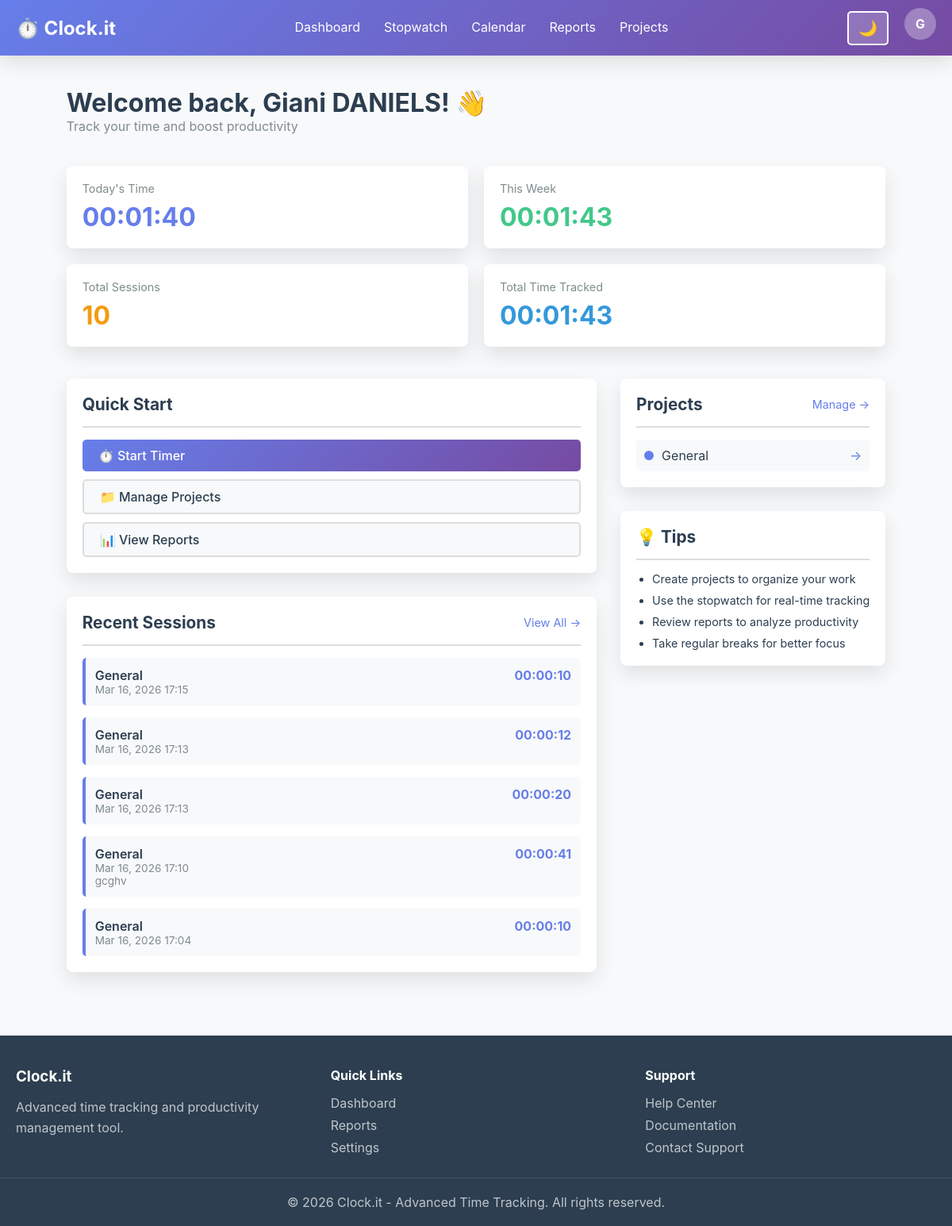
The app's page /dashboard.php (signed in) with its own data.
### tables this page shows
CREATE TABLE users (
                id INTEGER PRIMARY KEY AUTOINCREMENT,
                email TEXT UNIQUE NOT NULL,
                password_hash TEXT NOT NULL,
                full_name TEXT,
                created_at DATETIME DEFAULT CURRENT_TIMESTAMP,
                updated_at DATETIME DEFAULT CURRENT_TIMESTAMP,
                is_admin INTEGER DEFAULT 0,
                theme TEXT DEFAULT 'light',
                notifications_enabled INTEGER DEFAULT 1
            );

CREATE TABLE time_sessions (
                id INTEGER PRIMARY KEY AUTOINCREMENT,
                user_id INTEGER NOT NULL,
                project_id INTEGER,
                start_time DATETIME NOT NULL,
                end_time DATETIME,
                duration_seconds INTEGER,
                description TEXT,
                notes TEXT,
                created_at DATETIME DEFAULT CURRENT_TIMESTAMP,
                FOREIGN KEY(user_id) REFERENCES users(id) ON DELETE CASCADE,
                FOREIGN KEY(project_id) REFERENCES projects(id) ON DELETE SET NULL
            );

CREATE TABLE projects (
                id INTEGER PRIMARY KEY AUTOINCREMENT,
                user_id INTEGER NOT NULL,
                name TEXT NOT NULL,
                description TEXT,
                color TEXT DEFAULT '#667eea',
                is_active INTEGER DEFAULT 1,
                created_at DATETIME DEFAULT CURRENT_TIMESTAMP,
                FOREIGN KEY(user_id) REFERENCES users(id) ON DELETE CASCADE
            );

### dashboard.php (the view, shortened to what the rows shown need)
<?php
require_once 'config/init.php';
$user = getCurrentUser();
$userId = $_SESSION['user_id'];
$db = Database::getInstance();
$projects = $db->fetchAll(
    "SELECT * FROM projects WHERE user_id = ? AND is_active = 1 ORDER BY name",
    [$userId]
);
$recentSessions = $db->fetchAll(
    "SELECT ts.*, p.name as project_name FROM time_sessions ts
     LEFT JOIN projects p ON ts.project_id = p.id
     WHERE ts.user_id = ?
     ORDER BY ts.start_time DESC LIMIT 5",
    [$userId]
);
$userName = $user && $user['full_name'] ? htmlspecialchars($user['full_name']) : (isset($user['email']) ? explode('@', $user['email'])[0] : 'User');
?>
<?php HTMLHelper::renderHeader('Dashboard', $user); ?>
<body class="<?php echo $user['theme'] === 'dark' ? 'dark-theme' : 'light-theme'; ?>">
    <?php HTMLHelper::renderNavigation('dashboard', $user); ?>
    <div class="container">
        <div style="margin-bottom: 40px;">
            <h1>Welcome back, <?php echo $userName; ?>! 👋</h1>
            <p class="text-muted">Track your time and boost productivity</p>
        </div>
        <div style="display: grid; grid-template-columns: 2fr 1fr; gap: 30px; margin-bottom: 40px;">
            <div>
                <div class="card">
                    <div class="card-body">
                        <?php if (empty($recentSessions)): ?>
                            <p class="text-muted" style="text-align: center; padding: 20px 0;">No sessions yet. Start tracking!</p>
                        <?php else: ?>
                            <div style="display: flex; flex-direction: column; gap: 15px;">
                                <?php foreach ($recentSessions as $session): ?>
                                    <div style="padding: 12px; border-radius: 5px; background: var(--bg-secondary); border-left: 4px solid #667eea;">
                                        <div style="display: flex; justify-content: space-between; align-items: start;">
                                            <div>
                                                <div style="font-weight: 600;">
                                                    <?php echo htmlspecialchars($session['project_name'] ?? 'Untitled'); ?>
                                                </div>
                                                <div class="text-muted" style="font-size: 0.85rem;">
                                                    <?php echo formatDateTime($session['start_time']); ?>
                                                </div>
                                                <?php if ($session['description']): ?>
                                                    <div class="text-muted" style="font-size: 0.85rem;">
                                                        <?php echo htmlspecialchars($session['description']); ?>
                                                    </div>
                                                <?php endif; ?>
                                            </div>
                                            <div style="text-align: right; font-weight: bold; color: #667eea;">
                                                <?php echo formatDuration($session['duration_seconds'] ?? 0); ?>
                                            </div>
                                        </div>
                                    </div>
                                <?php endforeach; ?>
                            </div>
                        <?php endif; ?>
                    </div>
                </div>
            </div>
            <div>
                <div class="card mb-30">
                    <div class="card-body">
                        <?php if (empty($projects)): ?>
                            <p class="text-muted" style="text-align: center; padding: 20px 0;">No projects yet</p>
                        <?php else: ?>
                            <div style="display: flex; flex-direction: column; gap: 10px;">
                                <?php foreach (array_slice($projects, 0, 5) as $project): ?>
                                    <div style="padding: 10px; border-radius: 5px; background: var(--bg-secondary); display: flex; justify-content: space-between; align-items: center;">
                                        <div style="display: flex; align-items: center; gap: 10px;">
                                            <div style="width: 12px; height: 12px; border-radius: 50%; background: <?php echo htmlspecialchars($project['color']); ?>;"></div>
                                            <span><?php echo htmlspecialchars($project['name']); ?></span>
                                        </div>
                                        <a href="projects.php?id=<?php echo $project['id']; ?>" class="text-primary" style="text-decoration: none;">→</a>
                                    </div>
                                <?php endforeach; ?>
                            </div>
                        <?php endif; ?>
                    </div>
                </div>
            </div>
        </div>
    </div>
    <?php HTMLHelper::renderFooter(); ?>
</body>
</html>

### config/html-helper.php (shortened to what the rows shown need)
<?php
class HTMLHelper {
    public static function renderHeader($title, $user = null) {
        $theme = $user && isset($user['theme']) ? $user['theme'] : 'light';
        $baseUrl = defined('BASE_URL') ? BASE_URL : '';
        echo <<<HTML
<!DOCTYPE html>
<html lang="en" data-theme="$theme" data-base-url="$baseUrl">
<head>
    <meta charset="UTF-8">
    <meta name="viewport" content="width=device-width, initial-scale=1.0">
    <meta http-equiv="X-UA-Compatible" content="IE=edge">
    <title>$title - Clock.it</title>
    <link rel="stylesheet" href="{$baseUrl}/assets/css/style.css">
    <link rel="stylesheet" href="{$baseUrl}/assets/css/responsive.css">
    <link rel="stylesheet" href="{$baseUrl}/assets/css/dark-mode.css">
</head>
<body class="$theme-theme">
HTML;
    }
    public static function renderNavigation($currentPage = '', $user = null) {
        $baseUrl = defined('BASE_URL') ? BASE_URL : '';
        $userEmail = $user ? htmlspecialchars($user['email']) : '';
        $userName = $user && $user['full_name'] ? htmlspecialchars($user['full_name']) : explode('@', $userEmail)[0];
        $userInitial = !empty($userName) ? $userName[0] : '?';
        echo <<<HTML
<nav class="navbar">
    <div class="navbar-container">
        <div class="navbar-brand">
            <a href="{$baseUrl}/dashboard.php" class="brand-logo">⏱️ Clock.it</a>
        </div>
        <ul class="navbar-menu" id="navMenu">
            <li><a href="{$baseUrl}/dashboard.php" class="nav-link $(currentPage === 'dashboard' ? 'active' : '')">Dashboard</a></li>
            <li><a href="{$baseUrl}/stopwatch.php" class="nav-link $(currentPage === 'stopwatch' ? 'active' : '')">Stopwatch</a></li>
            <li><a href="{$baseUrl}/calendar.php" class="nav-link $(currentPage === 'calendar' ? 'active' : '')">Calendar</a></li>
            <li><a href="{$baseUrl}/reports.php" class="nav-link $(currentPage === 'reports' ? 'active' : '')">Reports</a></li>
            <li><a href="{$baseUrl}/projects.php" class="nav-link $(currentPage === 'projects' ? 'active' : '')">Projects</a></li>
HTML;
        echo <<<HTML
        </ul>
        <div class="navbar-end">
            <button id="themeToggle" class="theme-toggle" title="Toggle dark/light mode">
                <span id="themeIcon">🌙</span>
            </button>
            <div class="user-menu">
                <div class="user-avatar">$userInitial</div>
                <div class="user-dropdown">
                    <div class="user-info">
                        <div class="user-name">$userName</div>
                        <div class="user-email">$userEmail</div>
                    </div>
                    <hr>
                    <a href="{$baseUrl}/profile.php" class="dropdown-item">👤 Profile</a>
                    <a href="{$baseUrl}/settings.php" class="dropdown-item">⚙️ Settings</a>
                    <hr>
                    <a href="{$baseUrl}/logout.php" class="dropdown-item logout">🚪 Logout</a>
                </div>
            </div>
        </div>
        <button id="menuToggle" class="menu-toggle">☰</button>
    </div>
</nav>
HTML;
    }
    public static function renderFooter() {
        $year = date('Y');
        $baseUrl = defined('BASE_URL') ? BASE_URL : '';
        echo <<<HTML
<footer class="footer">
    <div class="footer-container">
        <div class="footer-section">
            <h3>Clock.it</h3>
            <p>Advanced time tracking and productivity management tool.</p>
        </div>
        <div class="footer-section">
            <h4>Quick Links</h4>
            <ul>
                <li><a href="{$baseUrl}/dashboard.php">Dashboard</a></li>
                <li><a href="{$baseUrl}/reports.php">Reports</a></li>
                <li><a href="{$baseUrl}/settings.php">Settings</a></li>
            </ul>
        </div>
        <div class="footer-section">
            <h4>Support</h4>
            <ul>
                <li><a href="{$baseUrl}/help.php">Help Center</a></li>
                <li><a href="{$baseUrl}/docs.php">Documentation</a></li>
                <li><a href="mailto:support@clock-it.local">Contact Support</a></li>
            </ul>
        </div>
    </div>
    <div class="footer-bottom">
        <p>&copy; $year Clock.it - Advanced Time Tracking. All rights reserved.</p>
    </div>
</footer>
<script>
    window.APP_BASE_URL = window.APP_BASE_URL || document.documentElement.dataset.baseUrl || '';
</script>
<script src="{$baseUrl}/assets/js/main.js"></script>
<script src="{$baseUrl}/assets/js/theme.js"></script>
</body>
</html>
HTML;
    }
}
?>

### records on screen
users: full_name "G", full_name "Giani DANIELS"
time_sessions: project.name "General", start_time "Mar 16, 2026 17:15", duration_seconds "00:00:10"
time_sessions: project.name "General", start_time "Mar 16, 2026 17:13", duration_seconds "00:00:12"
time_sessions: project.name "General", start_time "Mar 16, 2026 17:13", duration_seconds "00:00:20"
time_sessions: project.name "General", start_time "Mar 16, 2026 17:10", description "gcghv", duration_seconds "00:00:41"
time_sessions: project.name "General", start_time "Mar 16, 2026 17:04", duration_seconds "00:00:10"
projects: name "General"

### other values on screen
formatDuration($todayTotal) "00:01:40"
formatDuration($weekTotal) "00:01:43"
$totalSessions['count'] "10"
formatDuration($totalSessions['total'] ?? 0) "00:01:43"
